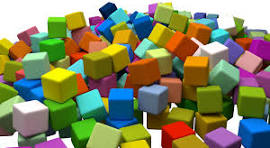
#> input picture index3.jpeg, 270 x 148 px, found by its file name
$ python BasicFunctions.py
#> lines starting #> are read from the running program, lines starting #| are printed output that depends on the picture; after the words box and inside, x2 and y2 are one past the last pixel; in counts of white or black regions, pixels touching at a corner belong together
import cv2 as cv


# Read an image
img = cv.imread('index3.jpeg')
#> img is the input picture: shape (148, 270, 3); mean B, G, R 99.3, 134.5, 134.3
cv.imshow('image', img)

# Changing colorspaces
gray = cv.cvtColor(img, cv.COLOR_BGR2GRAY) # cvtColor(src, code[, dst[, dstCn]])
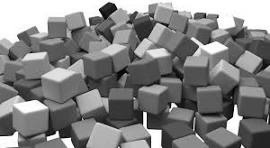
#> gray: shape (148, 270); min 0, max 255, mean 130.4
cv.imshow('Gray', gray)

Hsv=cv.cvtColor(img, cv.COLOR_BGR2HSV)
#> Hsv: shape (148, 270, 3); mean H, S, V 57.4, 156.5, 165.1
cv.imshow('HSV', Hsv)


# Blur
blur = cv.blur(img, (5,5), cv.BORDER_DEFAULT) # GaussianBlur(src, ksize, sigmaX) ksize is kernel size
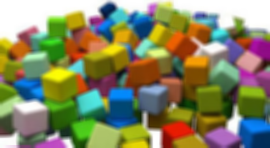
#> blur: shape (148, 270, 3); mean B, G, R 99.3, 134.6, 134.3
cv.imshow('Simple Blur on real image', blur)
grayBlur = cv.GaussianBlur(gray, (5,5), cv.BORDER_DEFAULT) # GaussianBlur(src, ksize, sigmaX) ksize is kernel size
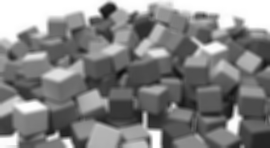
#> grayBlur: shape (148, 270); min 13, max 255, mean 130.5
cv.imshow('Gaussian Blur on gray image', grayBlur)

# Blur method
''' 1. cv.blur(img, ksize)
    2. cv.medianBlur(img, ksize) Note:- Its kernel size should be a positive odd integer.ls

    3. cv.bilateralFilter(img, d, sigmaColor, sigmaSpace)
    4. cv.GaussianBlur(img, ksize, sigmaX)
    5. cv.boxFilter(img, d, ksize, normalize) '''


# Edge cascade
canny = cv.Canny(img, 125, 175) # Canny(src, threshold1, threshold2)
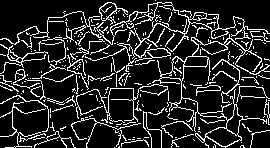
#> canny: shape (148, 270); 15.4% white in thin lines or dots
cv.imshow('Canny', canny)

cannyblur = cv.Canny(grayBlur, 125, 175) # Canny(src, threshold1, threshold2)
#> cannyblur: shape (148, 270); 7.2% white in thin lines or dots
cv.imshow('CannyBlur', cannyblur)

''' Cascade Method
1. cv.Canny(img, threshold1, threshold2)
2. cv.Laplacian(img, ddepth, ksize)
3. cv.Sobel(src, ddepth, dx, dy, ksize, scale, delta, borderType)
'''


# Dilating
dilated = cv.dilate(cannyblur, (4,4), iterations=3) # dilate(src, kernel, iterations) increase the thickness
#> dilated: shape (148, 270); 20.4% white; 43 white regions (8 under 20 px), largest, box (x1, y1, x2, y2) and area: (95, 2, 170, 65) 1286, (183, 10, 270, 70) 1067, (0, 80, 74, 148) 769
cv.imshow('Dilated', dilated)


# Eroding
eroded = cv.erode(dilated, (4,4), iterations=3) # erode(src, kernel, iterations) decrease the thickness
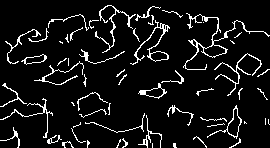
#> eroded: shape (148, 270); 8.1% white in thin lines or dots
cv.imshow('Eroded', eroded)


# Resize
Resizes = cv.resize(img, (500,500), interpolation=cv.INTER_LINEAR)
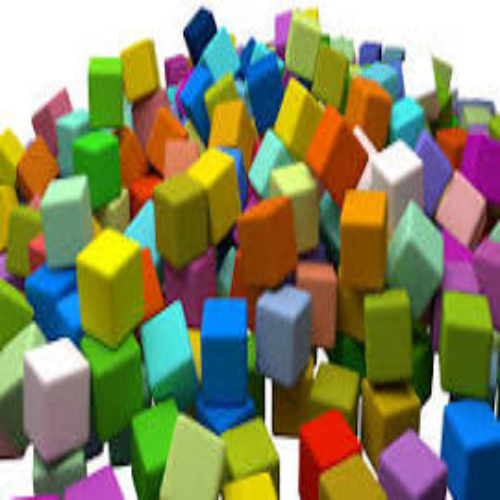
#> Resizes: shape (500, 500, 3); mean B, G, R 99.2, 134.4, 134.2
cv.imshow('Resizes', Resizes)

# Cropping
cropped = Resizes[200:400, 300:400]
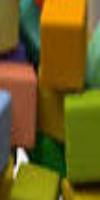
#> cropped: shape (200, 100, 3); mean B, G, R 30.2, 94, 109.1
cv.imshow('Cropped', cropped)


cv.waitKey(0)
cv.destroyAllWindows

$ run again, with index1.jpeg copied over index3.jpeg
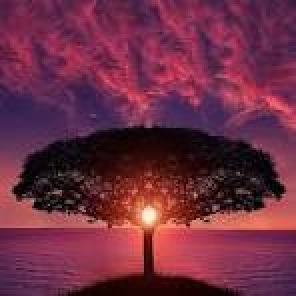
#> input picture index1.jpeg, 148 x 148 px, found by its file name (shown 2 times larger)
#> img is the input picture: shape (148, 148, 3); mean B, G, R 67, 44.6, 109.9
#> Hsv: shape (148, 148, 3); mean H, S, V 137.1, 157.9, 110.9
#> `canny = cv.Canny(img, 125, 175)`:
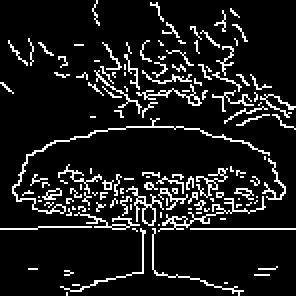
#> canny: shape (148, 148) (shown 2 times larger); 10.7% white in thin lines or dots
#> cannyblur: shape (148, 148); 1.8% white in thin lines or dots, all inside (x1, y1, x2, y2) = (7, 61, 143, 144)
#> dilated: shape (148, 148); 5.2% white; 9 white regions, largest, box (x1, y1, x2, y2) and area: (94, 70, 143, 116) 336, (58, 103, 79, 142) 196, (77, 127, 114, 147) 157
#> eroded: shape (148, 148); 2% white in thin lines or dots, all inside (x1, y1, x2, y2) = (7, 64, 143, 147)
#> `cropped = Resizes[200:400, 300:400]`:
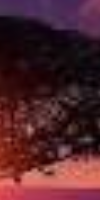
#> cropped: shape (200, 100, 3); mean B, G, R 42.3, 35.5, 78.6
